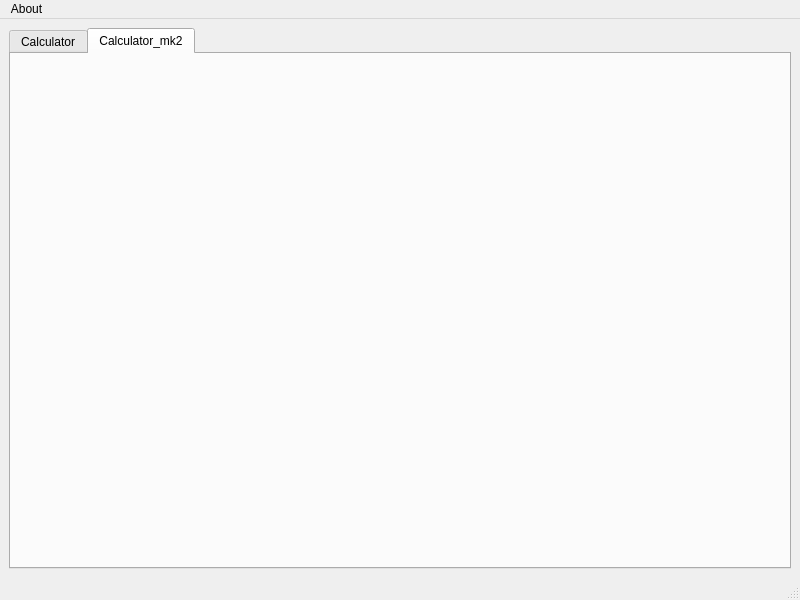
<?xml version="1.0" encoding="UTF-8"?>
<ui version="4.0">
 <class>MainWindow</class>
 <widget class="QMainWindow" name="MainWindow">
  <property name="geometry">
   <rect>
    <x>0</x>
    <y>0</y>
    <width>800</width>
    <height>600</height>
   </rect>
  </property>
  <property name="windowTitle">
   <string>MainWindow</string>
  </property>
  <widget class="QWidget" name="centralwidget">
   <layout class="QHBoxLayout" name="horizontalLayout">
    <item>
     <widget class="QTabWidget" name="tabWidget">
      <property name="currentIndex">
       <number>1</number>
      </property>
      <widget class="QWidget" name="tab">
       <attribute name="title">
        <string>Calculator</string>
       </attribute>
       <layout class="QVBoxLayout" name="verticalLayout_2">
        <item>
         <widget class="CalculatorPanel" name="widget" native="true"/>
        </item>
       </layout>
      </widget>
      <widget class="QWidget" name="tab_2">
       <attribute name="title">
        <string>Calculator_mk2</string>
       </attribute>
       <layout class="QVBoxLayout" name="verticalLayout">
        <item>
         <widget class="Calculator_mk2" name="widget_2" native="true"/>
        </item>
       </layout>
      </widget>
     </widget>
    </item>
   </layout>
  </widget>
  <widget class="QMenuBar" name="menubar">
   <property name="geometry">
    <rect>
     <x>0</x>
     <y>0</y>
     <width>800</width>
     <height>20</height>
    </rect>
   </property>
   <widget class="QMenu" name="menuAbout">
    <property name="title">
     <string>About</string>
    </property>
    <addaction name="actionAbout"/>
   </widget>
   <addaction name="menuAbout"/>
  </widget>
  <widget class="QStatusBar" name="statusbar"/>
  <action name="actionAbout">
   <property name="text">
    <string>About</string>
   </property>
  </action>
 </widget>
 <customwidgets>
  <customwidget>
   <class>CalculatorPanel</class>
   <extends>QWidget</extends>
   <header>calculatorpanel.h</header>
   <container>1</container>
  </customwidget>
  <customwidget>
   <class>Calculator_mk2</class>
   <extends>QWidget</extends>
   <header location="global">calculator_mk2.h</header>
   <container>1</container>
  </customwidget>
 </customwidgets>
 <resources/>
 <connections/>
</ui>
